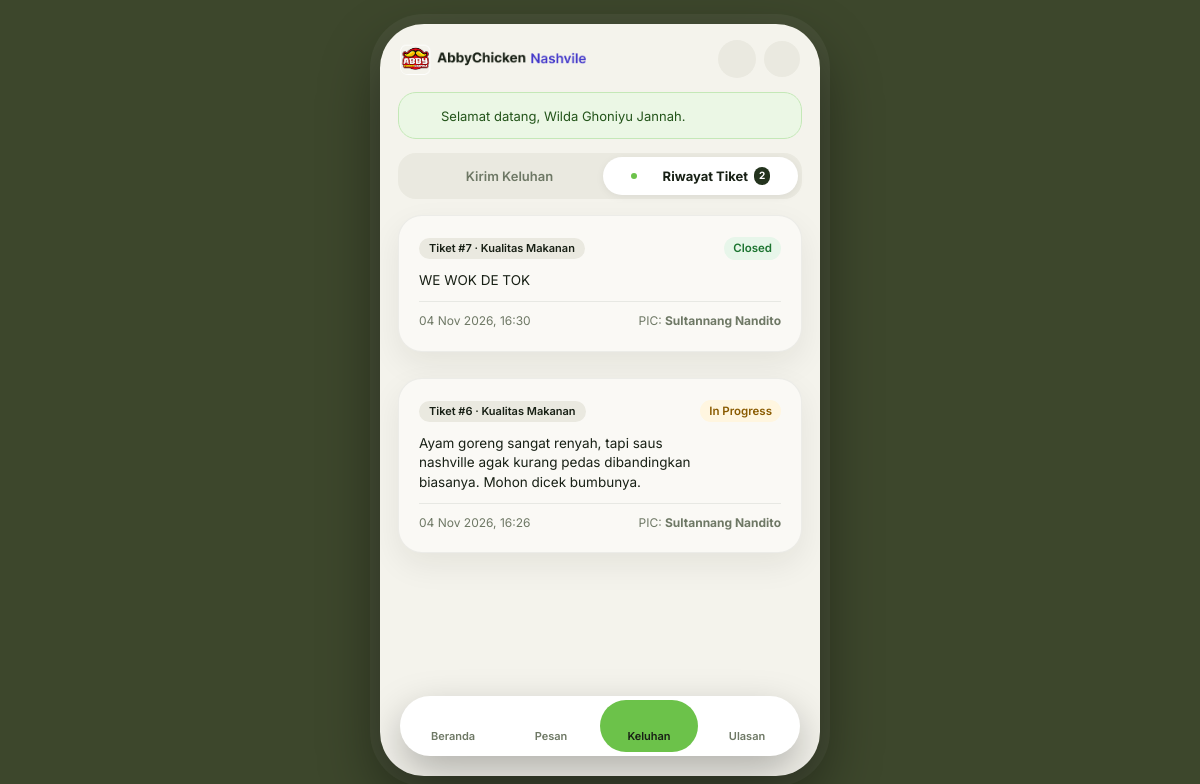
Screenshot of /pages/user/keluhan.php?tab=riwayat (signed in) with the database file from the repository.
### tables this page shows
CREATE TABLE `tiket` (
  `tiket_id` int(11) NOT NULL AUTO_INCREMENT,
  `pegawai_id` int(11) DEFAULT NULL,
  `member_id` int(11) NOT NULL,
  `kategori_keluhan` enum('Kualitas Makanan','Pelayanan','Kebersihan','Lainnya') NOT NULL,
  `isi_keluhan` text NOT NULL,
  `foto` mediumblob DEFAULT NULL,
  `foto_mime` varchar(50) DEFAULT NULL,
  `status` enum('open','in_progress','closed') NOT NULL DEFAULT 'open',
  `created_at` timestamp NOT NULL DEFAULT current_timestamp(),
  `closed_at` timestamp NULL DEFAULT NULL,
  PRIMARY KEY (`tiket_id`),
  KEY `idx_tiket_status` (`status`),
  KEY `idx_tiket_pegawai` (`pegawai_id`),
  KEY `fk_tiket_member` (`member_id`),
  CONSTRAINT `fk_tiket_member` FOREIGN KEY (`member_id`) REFERENCES `member` (`member_id`) ON DELETE CASCADE,
  CONSTRAINT `fk_tiket_pegawai` FOREIGN KEY (`pegawai_id`) REFERENCES `pegawai` (`pegawai_id`) ON DELETE SET NULL
);

CREATE TABLE `pegawai` (
  `pegawai_id` int(11) NOT NULL AUTO_INCREMENT,
  `email` varchar(100) NOT NULL,
  `password` varchar(255) NOT NULL,
  `nama` varchar(100) NOT NULL,
  `role` enum('Admin','Kasir','PIC Keluhan','Pimpinan') NOT NULL,
  `alamat` text DEFAULT NULL,
  `no_telp` varchar(15) DEFAULT NULL,
  `created_at` timestamp NOT NULL DEFAULT current_timestamp(),
  PRIMARY KEY (`pegawai_id`),
  UNIQUE KEY `uq_pegawai_email` (`email`),
  KEY `idx_pegawai_role` (`role`)
);

### pages/user/keluhan.php (the view, shortened to what this page needs)
<?php
require_once __DIR__ . '/../../config/database.php';
$member_id   = (int) ($_SESSION['member_id'] ?? 0);
$tiket_riwayat = [];
$stmt_r = mysqli_prepare($conn, "SELECT t.tiket_id, t.pegawai_id, t.member_id, t.kategori_keluhan, t.isi_keluhan, t.status, t.created_at, t.closed_at, (t.foto IS NOT NULL) AS has_foto, pg.nama AS nama_pic
    FROM tiket t
    LEFT JOIN pegawai pg ON pg.pegawai_id = t.pegawai_id
    WHERE t.member_id = ?
    ORDER BY t.created_at DESC");
mysqli_stmt_bind_param($stmt_r, 'i', $member_id);
mysqli_stmt_execute($stmt_r);
$res_r = mysqli_stmt_get_result($stmt_r);
while ($row = mysqli_fetch_assoc($res_r)) {
    $tiket_riwayat[] = $row;
}
$tab_aktif = $_GET['tab'] ?? 'form';
$active_menu   = 'keluhan';
require_once __DIR__ . '/../../includes/header.php';
?>
<nav class="crm-filter-bar" aria-label="Navigasi Keluhan">
  <a class="crm-filter-pill<?= $tab_aktif === 'form' ? ' is-active' : '' ?>" href="<?= e(base_url('pages/user/keluhan.php')) ?>">
    <?= icon('plus', 14) ?> Kirim Keluhan
  </a>
  <a class="crm-filter-pill<?= $tab_aktif === 'riwayat' ? ' is-active' : '' ?>" href="<?= e(base_url('pages/user/keluhan.php?tab=riwayat')) ?>">
    <?php if ($tab_aktif === 'riwayat'): ?><span class="crm-filter-pill__dot"></span><?php endif; ?>
    <?= icon('complaint', 14) ?> Riwayat Tiket
    <?php if (!empty($tiket_riwayat)): ?>
      <span class="crm-dock-badge" style="position:static;"><?= count($tiket_riwayat) ?></span>
    <?php endif; ?>
  </a>
</nav>
<?php if ($tab_aktif === 'riwayat'): ?>
  <div class="crm-list-stack">
    <?php if (empty($tiket_riwayat)): ?>
      <div class="crm-card-cream" style="text-align: center; padding: 36px 20px;">
        <div style="font-size: 32px; margin-bottom: 8px;"><?= icon('complaint', 36) ?></div>
        <h3 class="crm-card-cream__title">Belum ada tiket keluhan</h3>
        <p class="crm-card-cream__subtitle">Jika Anda mengalami kendala makanan atau pelayanan, kirimkan tiket baru.</p>
        <a class="crm-btn-primary" href="<?= e(base_url('pages/user/keluhan.php')) ?>" style="margin-top: 16px;">
          Tulis Keluhan Baru
        </a>
      </div>
    <?php else: ?>
      <?php foreach ($tiket_riwayat as $idx => $t): ?>
        <?php $is_open = ($t['status'] === 'open'); ?>
        <article class="crm-card-<?= $is_open ? 'forest' : 'cream' ?>">
          <div style="display: flex; justify-content: space-between; align-items: flex-start; margin-bottom: 10px;">
            <div style="flex: 1; min-width: 0; padding-right: 8px;">
              <span class="crm-pill-tag <?= $is_open ? 'crm-pill-tag--terracotta' : '' ?>" style="margin-bottom: 6px;">
                Tiket #<?= (int) $t['tiket_id'] ?> &middot; <?= e($t['kategori_keluhan']) ?>
              </span>
              <p style="margin: 6px 0 0; font-size: 13.5px; line-height: 1.45; color: <?= $is_open ? '#FFFFFF' : 'var(--crm-black)' ?>;">
                <?= nl2br(e($t['isi_keluhan'])) ?>
              </p>
            </div>
            <div>
              <?= badge_tiket($t['status']) ?>
            </div>
          </div>
          <div style="display: flex; justify-content: space-between; align-items: center; border-top: 1px solid <?= $is_open ? 'rgba(255,255,255,0.12)' : 'rgba(24,32,21,0.08)' ?>; padding-top: 10px; margin-top: 10px; font-size: 12px; color: <?= $is_open ? '#C0CDC0' : 'var(--crm-sage)' ?>;">
            <span><?= e(tanggal_id($t['created_at'], true)) ?></span>
            <span>
              <?php if (!empty($t['nama_pic'])): ?>
                PIC: <strong><?= e($t['nama_pic']) ?></strong>
              <?php else: ?>
                <em>Menunggu PIC</em>
              <?php endif; ?>
            </span>
          </div>
        </article>
      <?php endforeach; ?>
    <?php endif; ?>
  </div>
<?php endif; ?>
<?php require_once __DIR__ . '/../../includes/footer.php'; ?>

### includes/header.php (shortened to what this page needs)
<?php
require_once __DIR__ . '/functions.php';
$active_menu   = $active_menu ?? '';
$role_pegawai  = $_SESSION['role'] ?? '-';
$is_member     = ($role_pegawai === 'User' || $role_pegawai === 'Member');
$member_unread_notif = 0;
if (isset($conn)) {
    if ($is_member) {
        $member_notif_data = ambil_notifikasi_member($conn, (int) ($_SESSION['member_id'] ?? 0));
        $member_unread_notif = (int) $member_notif_data['unread'];
    }
}
$flash = ambil_flash();
?>
<!DOCTYPE html>
<html lang="id">
<head>
<link rel="stylesheet" href="<?= e(base_url('assets/css/style.css')) ?>?v=<?= filemtime(__DIR__ . '/../assets/css/style.css') ?>">
<?php if ($is_member): ?>
<link rel="stylesheet" href="<?= e(base_url('assets/css/member_mobile.css')) ?>?v=<?= filemtime(__DIR__ . '/../assets/css/member_mobile.css') ?>">
<?php endif; ?>
</head>
<?php if ($is_member): ?>
<body class="crm-member-body">
<div class="crm-member-canvas">
  <div class="crm-member-shell" id="memberMobileShell">
    <header class="crm-mobile-header">
      <a class="crm-mobile-brand" href="<?= e(base_url('pages/user/dashboard.php')) ?>">
        <img src="<?= e(base_url('logo_mobile.png')) ?>" alt="AbbyChicken Nashville" class="crm-mobile-brand__logo" height="30">
      </a>
      <div class="crm-mobile-header__actions">
        <button type="button"
                id="btnMemberNotif"
                class="crm-mobile-header__notif<?= $member_unread_notif > 0 ? ' has-unread' : '' ?>"
                aria-label="Notifikasi promo<?= $member_unread_notif > 0 ? ' (' . $member_unread_notif . ' belum dibaca)' : '' ?>"
                aria-expanded="false"
                aria-controls="memberNotifSheet"
                title="Notifikasi & Promo">
          <?= icon('bell', 18) ?>
        </button>
        <a class="crm-mobile-header__logout" href="<?= e(base_url('logout.php')) ?>" title="Keluar">
          <?= icon('logout', 16) ?>
        </a>
      </div>
    </header>
    <main class="crm-mobile-content" id="memberMainContent">
      <?php if (!empty($flash)): ?>
        <?php foreach ($flash as $f): ?>
          <div class="crm-mobile-flash crm-mobile-flash--<?= e($f['tipe']) ?>">
            <span><?= $f['tipe'] === 'success' ? icon('check', 16) : icon('close', 16) ?></span>
            <span><?= e($f['pesan']) ?></span>
          </div>
        <?php endforeach; ?>
      <?php endif; ?>
<?php endif; ?>

### includes/functions.php (shortened to what this page needs)
<?php
function e($value)
{
    return htmlspecialchars((string) $value, ENT_QUOTES, 'UTF-8');
}
function tanggal_id($datetime, $dengan_jam = false)
{
    $bulan = [1 => 'Jan', 'Feb', 'Mar', 'Apr', 'Mei', 'Jun', 'Jul', 'Agu', 'Sep', 'Okt', 'Nov', 'Des'];
    $ts = strtotime($datetime);
    $teks = date('d', $ts) . ' ' . $bulan[(int) date('n', $ts)] . ' ' . date('Y', $ts);
    if ($dengan_jam) {
        $teks .= ', ' . date('H:i', $ts);
    }
    return $teks;
}
function ambil_flash()
{
    $flash = $_SESSION['flash'] ?? [];
    return $flash;
}
function badge_tiket($status)
{
    $peta = [
        'open'        => ['Open', 'badge--danger'],
        'in_progress' => ['In Progress', 'badge--warning'],
        'closed'      => ['Closed', 'badge--success'],
    ];
    [$label, $kelas] = $peta[$status] ?? [ucfirst((string) $status), 'badge--neutral'];
    return '<span class="badge ' . $kelas . '">' . e($label) . '</span>';
}
function icon($nama, $ukuran = 18)
{
    $isi = $path[$nama] ?? $path['dashboard'];
    return '<svg class="icon" width="' . (int) $ukuran . '" height="' . (int) $ukuran . '" viewBox="0 0 24 24" fill="none" '
        . 'stroke="currentColor" stroke-width="1.6" stroke-linecap="round" stroke-linejoin="round" aria-hidden="true">'
        . $isi . '</svg>';
}
function base_url($path = '')
{
    $root = rtrim(str_replace('\\', '/', dirname($_SERVER['SCRIPT_NAME'] ?? '/')), '/');
    if (preg_match('#^(.*?)/(?:pages|api)(?:/.*)?$#', $root, $m)) {
        $root = $m[1];
    }
    return $root . '/' . ltrim($path, '/');
}
function ambil_notifikasi_member($conn, $member_id)
{
    $hasil = ['items' => [], 'unread' => 0];
    $sql = "SELECT n.*, v.potongan_harga, v.valid_until, v.is_valid, v.deleted_at, pg.nama AS nama_pengirim
            FROM notifikasi_promo n
            LEFT JOIN voucher v ON v.voucher_id = n.voucher_id
            LEFT JOIN pegawai pg ON pg.pegawai_id = n.pegawai_id
            WHERE n.member_id = ?
            ORDER BY n.is_read ASC, n.created_at DESC, n.notif_id DESC";
    $stmt = mysqli_prepare($conn, $sql);
    mysqli_stmt_bind_param($stmt, 'i', $member_id);
    mysqli_stmt_execute($stmt);
    $res = mysqli_stmt_get_result($stmt);
    return $hasil;
}

### includes/footer.php (shortened to what this page needs)
<?php if (!empty($is_member)): ?>
    </main>
    <nav class="crm-bottom-dock" aria-label="Navigasi Utama Member">
      <a class="crm-dock-item<?= ($active_menu ?? '') === 'dashboard' ? ' is-active' : '' ?>" href="<?= e(base_url('pages/user/dashboard.php')) ?>">
        <?= icon('dashboard', 20) ?>
        <span>Beranda</span>
      </a>
      <a class="crm-dock-item<?= ($active_menu ?? '') === 'pesan' ? ' is-active' : '' ?>" href="<?= e(base_url('pages/user/pesan.php')) ?>">
        <?= icon('order', 20) ?>
        <span>Pesan</span>
      </a>
      <a class="crm-dock-item<?= ($active_menu ?? '') === 'keluhan' ? ' is-active' : '' ?>" href="<?= e(base_url('pages/user/keluhan.php')) ?>">
        <?= icon('complaint', 20) ?>
        <span>Keluhan</span>
      </a>
      <a class="crm-dock-item<?= ($active_menu ?? '') === 'ulasan' ? ' is-active' : '' ?>" href="<?= e(base_url('pages/user/ulasan.php')) ?>">
        <?= icon('voucher', 20) ?>
        <span>Ulasan</span>
      </a>
    </nav>
  </div>
</div>
</body>
</html>
<?php endif; ?>

### assets/css/style.css (style rules this page uses)
:root { --teal-dark: #1A535C; --teal-dark-2: #14444B; --teal: #4ECDC4; --orange: #FF6B35; --orange-dark: #E55A2B; --white: #FFFFFF; --gray-50: #F5F5F5; --gray-100: #EFEFEF; --gray-200: #E2E2E2; --gray-300: #CFCFCF; --gray-500: #6F6F6F; --gray-600: #5C5C5C; --gray-900: #333333; --green: #28A745; --red: #DC3545; --amber: #E0A106; --blue: #2B7FD4; --radius-card: 8px; --radius-control: 6px; --shadow-card: 0 2px 8px rgba(0, 0, 0, 0.08); --sidebar-w: 260px; --font: 'Inter', -apple-system, BlinkMacSystemFont, 'Segoe UI', sans-serif; }
*, *::before, *::after { box-sizing: border-box; }
html { -webkit-text-size-adjust: 100%; }
body { margin: 0; font-family: var(--font); font-size: 14px; line-height: 1.55; color: var(--gray-900); background: var(--gray-50); -webkit-font-smoothing: antialiased; }
h1, h2, h3, h4, p, ul, ol, figure { margin: 0; }
a { color: var(--teal-dark); text-decoration: none; }
img { max-width: 100%; display: block; }
.icon { flex: none; }
.badge { display: inline-flex; align-items: center; gap: 5px; padding: 2px 9px; border-radius: 999px; font-size: 11.5px; font-weight: 600; line-height: 1.6; white-space: nowrap; }
.badge--success { background: #E7F6EA; color: #1C7430; }
.badge--warning { background: #FFF6E0; color: #8A5B00; }

### rows the page displays
tiket: tiket_id "7", kategori_keluhan "Kualitas Makanan", isi_keluhan "WE WOK DE TOK", label "Closed", created_at "04 Nov 2026, 16:30", pegawai.nama "Sultannang Nandito"
tiket: tiket_id "6", kategori_keluhan "Kualitas Makanan", isi_keluhan "Ayam goreng sangat renyah, tapi saus nashville agak kurang pedas dibandingkan biasanya. Mohon dicek bumbunya.", label "In Progress", created_at "04 Nov 2026, 16:26", pegawai.nama "Sultannang Nandito"

### other values shown
$f['pesan'] "Selamat datang, Wilda Ghoniyu Jannah."
count($tiket_riwayat) "2"
